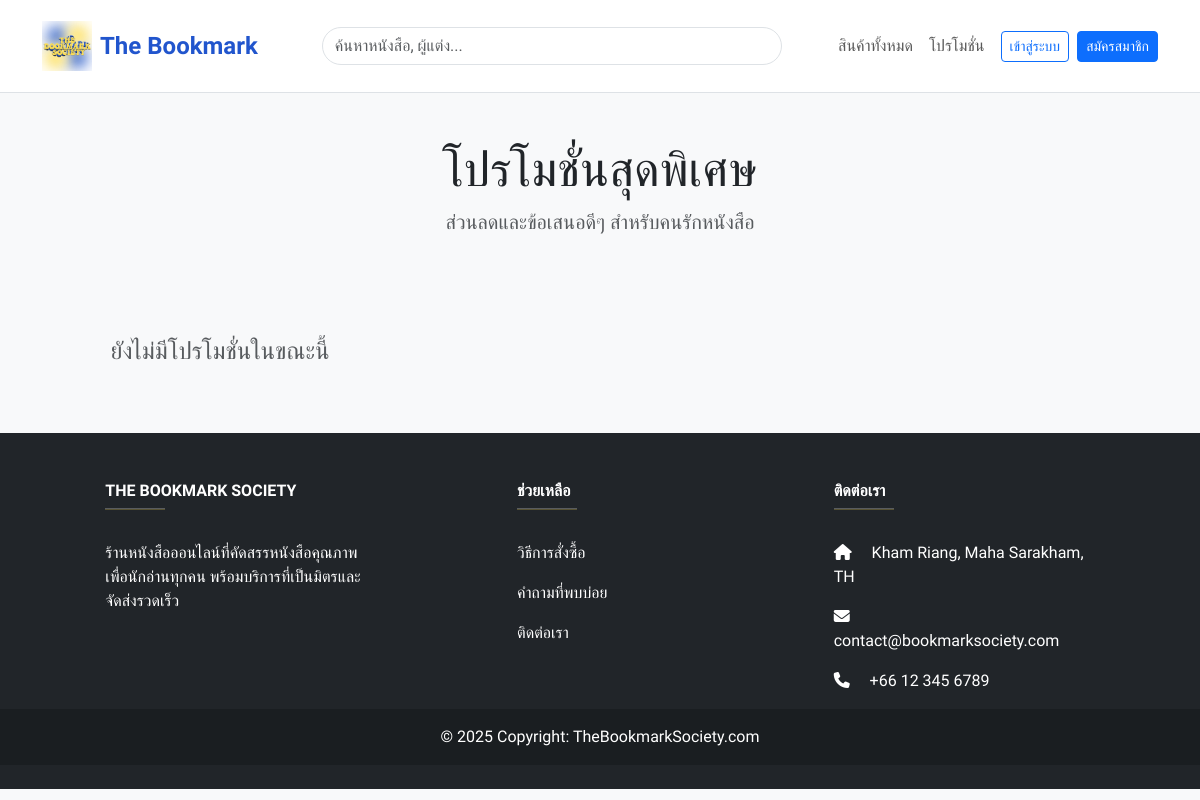
Before: /pages/promotions.php with the older database file.
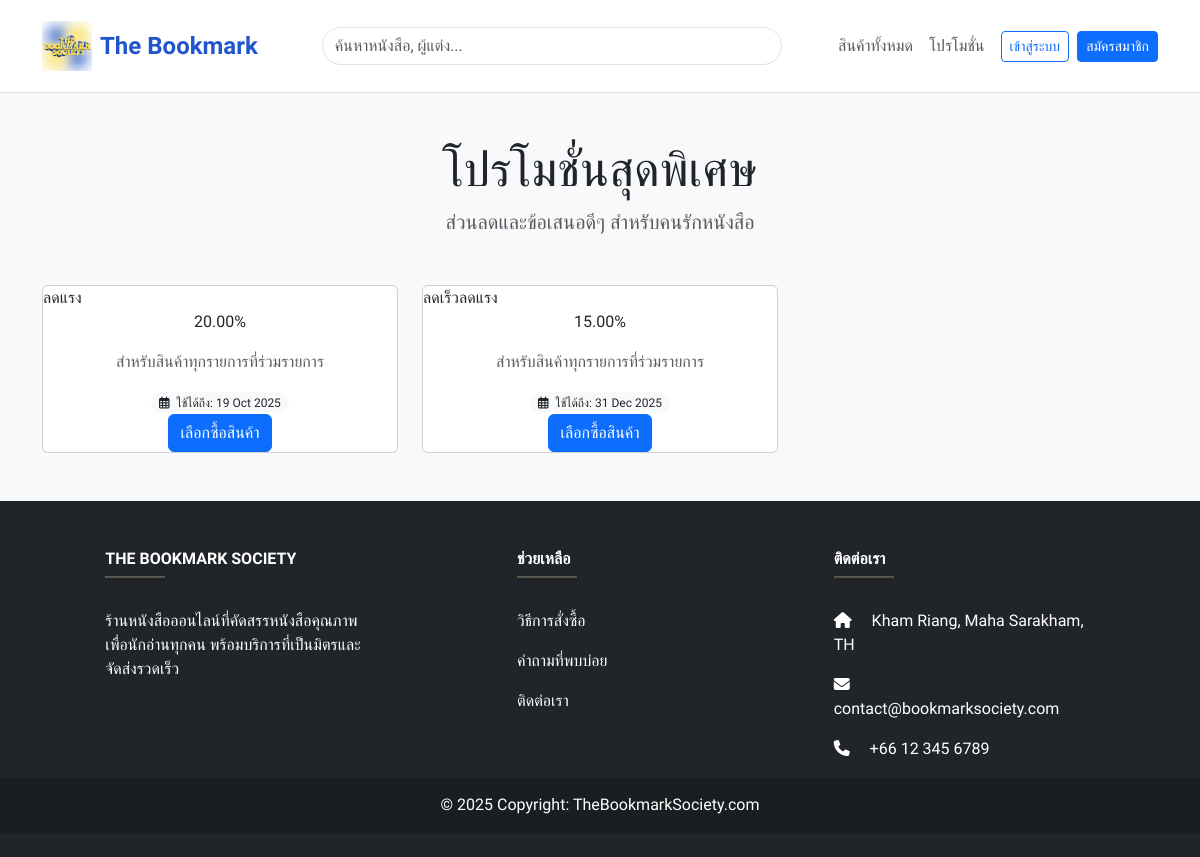
After: the same page with the newer database file.
### tables this page shows
CREATE TABLE `promotions` (
  `id` int(11) NOT NULL,
  `name` varchar(255) NOT NULL,
  `discount_type` enum('percentage','fixed') NOT NULL,
  `discount_value` decimal(10,2) NOT NULL,
  `start_date` date NOT NULL,
  `end_date` date NOT NULL,
  `product_id` int(11) DEFAULT NULL
);

### pages/promotions.php (the view, shortened to what this page needs)
<?php
include '../config/connectdb.php';
$sql = "SELECT pr.*, p.title as product_title
        FROM promotions pr
        LEFT JOIN products p ON pr.product_id = p.id
        ORDER BY pr.end_date ASC";
$result = $conn->query($sql);
?>
<!doctype html>
<html lang="th">
<head>
    <link href="https://cdn.jsdelivr.net/npm/bootstrap@5.3.3/dist/css/bootstrap.min.css" rel="stylesheet">
    <link rel="stylesheet" href="https://cdnjs.cloudflare.com/ajax/libs/font-awesome/6.5.1/css/all.min.css">
    <link rel="stylesheet" href="../includes/css/style.css"> </head>
<body>
<?php include '../includes/navbar.php'; ?>
<div class="container my-5">
    <div class="text-center mb-5">
        <h1 class="display-5">โปรโมชั่นสุดพิเศษ</h1>
        <p class="lead text-muted">ส่วนลดและข้อเสนอดีๆ สำหรับคนรักหนังสือ</p>
    </div>
    <div class="row row-cols-1 row-cols-md-2 row-cols-lg-3 g-4">
        <?php if ($result && $result->num_rows > 0): ?>
            <?php while($row = $result->fetch_assoc()): ?>
                <div class="col">
                    <div class="card promo-card h-100">
                        <div class="promo-card-header">
                            <?= htmlspecialchars($row['name']) ?>
                        </div>
                        <div class="promo-card-body text-center">
                            <?php
                                $discount_text = '';
                                if ($row['discount_type'] == 'percentage') {
                                    $discount_text = $row['discount_value'] . '%';
                                } elseif ($row['discount_type'] == 'fixed') {
                                    $discount_text = '฿' . number_format($row['discount_value']);
                                }
                            ?>
                            <div class="promo-discount mb-3"><?= $discount_text ?></div>
                            <p class="text-muted">
                                <?php if($row['product_title']): ?>
                                    สำหรับหนังสือ: <strong><?= htmlspecialchars($row['product_title']) ?></strong>
                                <?php else: ?>
                                    สำหรับสินค้าทุกรายการที่ร่วมรายการ
                                <?php endif; ?>
                            </p>
                            <span class="badge rounded-pill bg-light text-dark fw-normal">
                                <i class="far fa-calendar-alt me-1"></i> ใช้ได้ถึง: <?= date('d M Y', strtotime($row['end_date'])) ?>
                            </span>
                        </div>
                        <div class="promo-card-footer text-center">
                            <a href="all_products.php" class="btn btn-primary">เลือกซื้อสินค้า</a>
                        </div>
                    </div>
                </div>
            <?php endwhile; ?>
        <?php else: ?>
            <div class="col-12">
                <p class="text-center text-muted fs-4 mt-5">ยังไม่มีโปรโมชั่นในขณะนี้</p>
            </div>
        <?php endif; ?>
    </div>
</div>
<?php include '../includes/footer.php'; ?>
</body>
</html>

Changed rows visible on the page:
added promotions: name "ลดแรง", discount_value "20.00%", end_date "19 Oct 2025"
added promotions: name "ลดเร็วลดแรง", discount_value "15.00%", end_date "31 Dec 2025"
Other visible differences:
text no longer shown: "ยังไม่มีโปรโมชั่นในขณะนี้"
